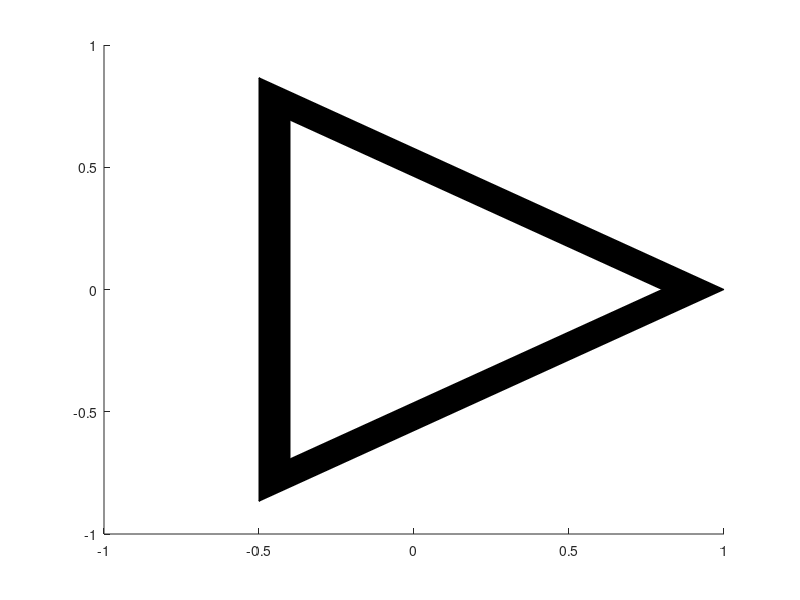

Write the MATLAB code that produced this figure.
points = [1 .8;0 0];
rot120 = [cosd(120) -sind(120);sind(120) cosd(120)];
points = [points rot120*points(:,2) rot120*points(:,1)];
h1 = patch(points(1,:),points(2,:),'k');
h2 = patch(points(1,:),points(2,:),'k');
h3 = patch(points(1,:),points(2,:),'k');
rotate(h1,[0 0 1],120,[0 0 0])
rotate([h1,h2],[0 0 1],120,[0 0 0])
